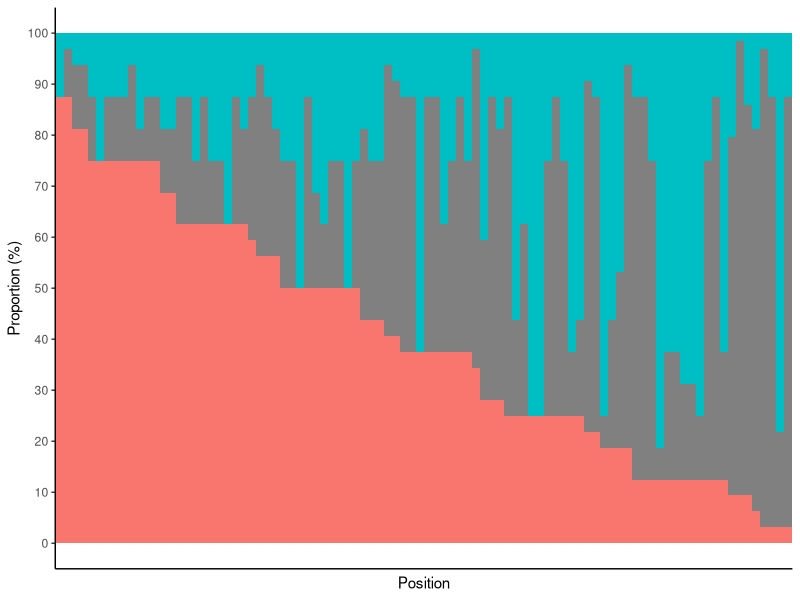
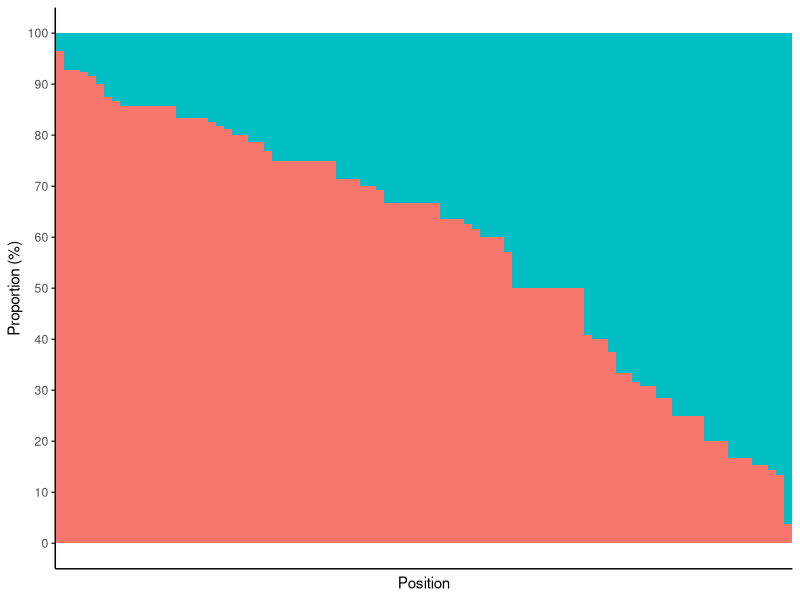
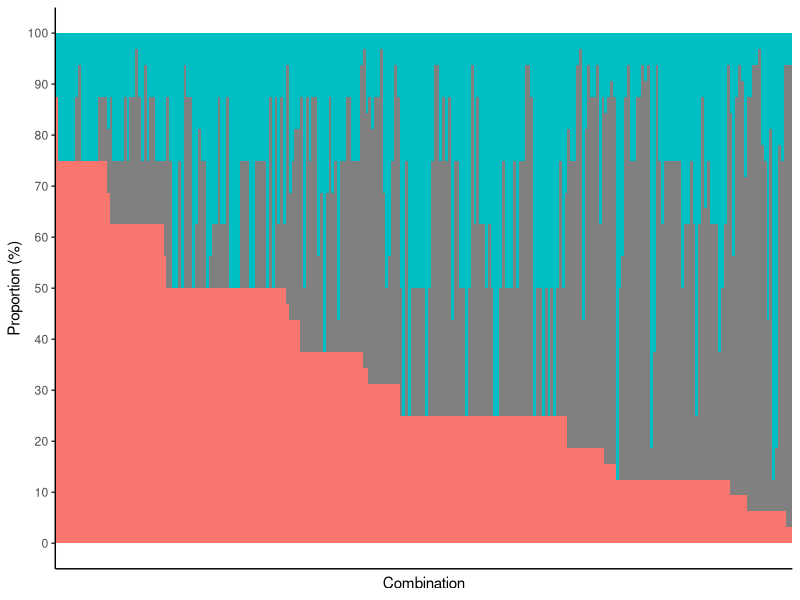
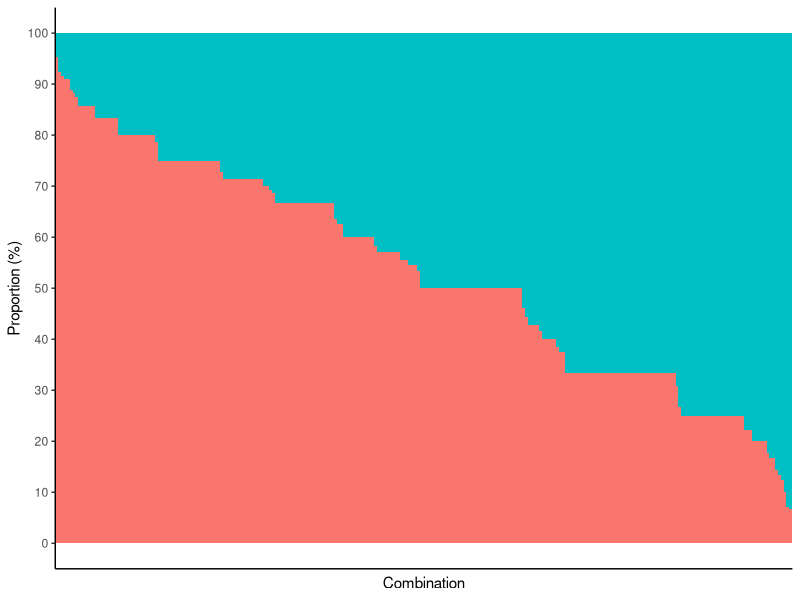
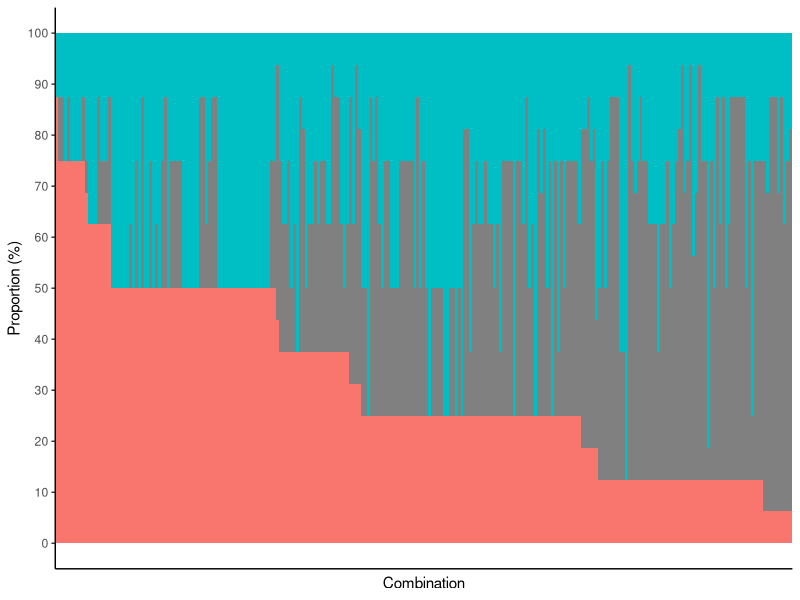
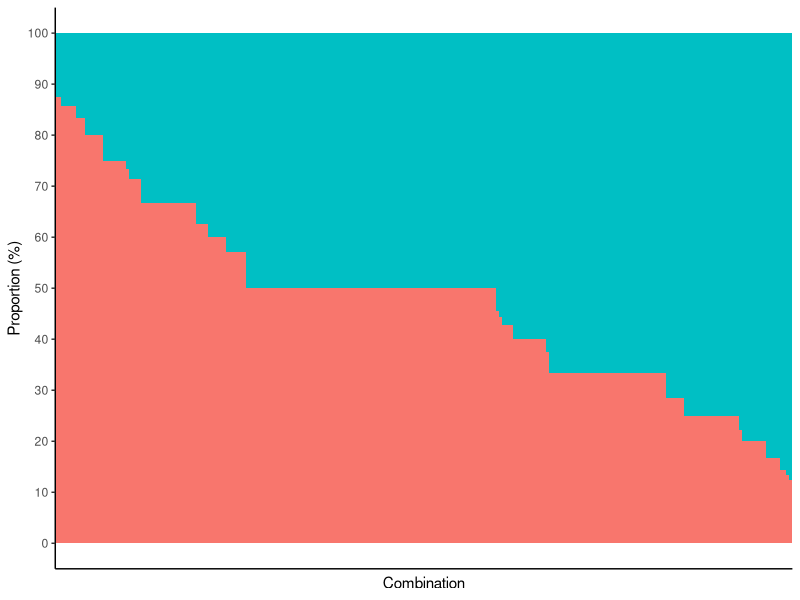
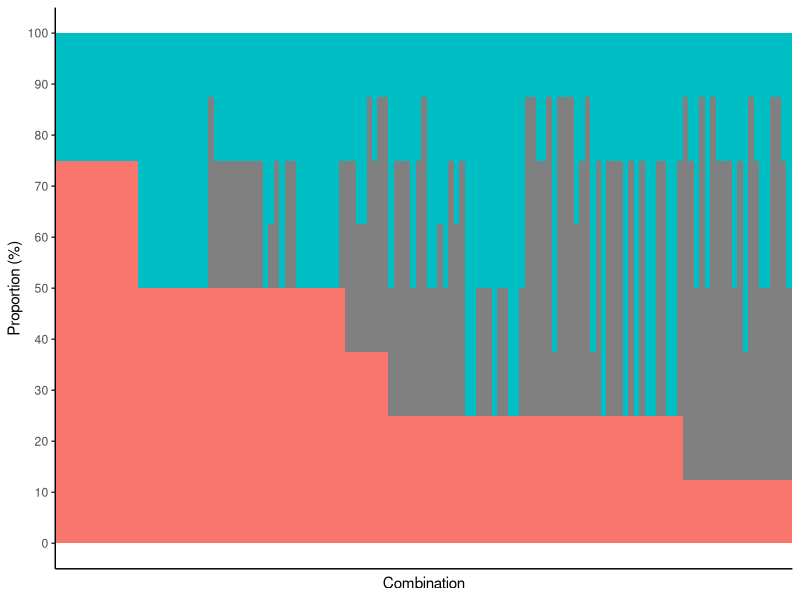
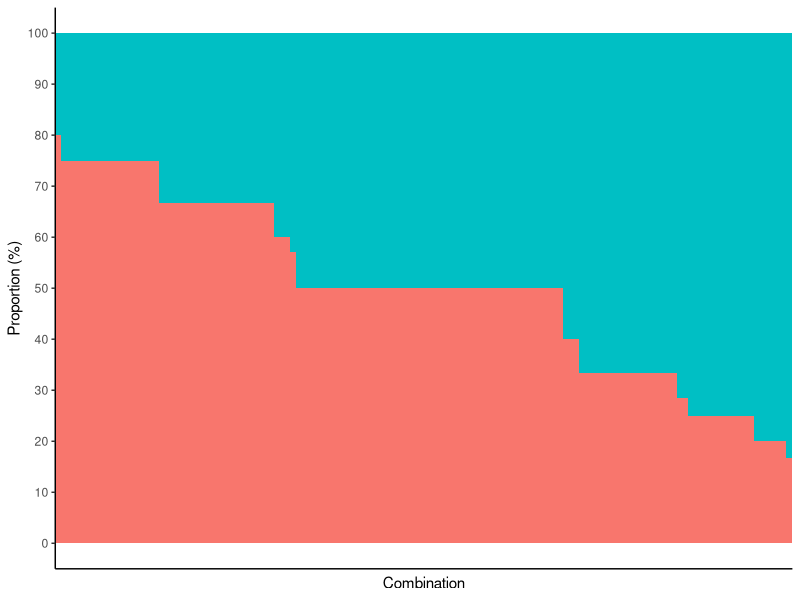

Generate these figures, in order, with R:
## ---- chunk 1
knitr::opts_chunk$set(echo = FALSE)
library(tidyverse)
## ✔ dplyr     1.1.3     ✔ readr     2.1.4
## ✔ forcats   1.0.0     ✔ stringr   1.5.0
## ✔ ggplot2   3.4.3     ✔ tibble    3.2.1
## ✔ lubridate 1.9.2     ✔ tidyr     1.3.0
## ✔ purrr     1.0.2 
library(readxl) # 1.4.3
## ---- chunk 2

supp2 = read_xlsx("Supplementary File 2.xlsx")

supp2_spread = supp2 %>%
  mutate(category=cut(SME, breaks=c(-Inf, log10(1/1.5), log10(1.5), Inf), labels=c("neg","neutral","pos"))) %>%
  group_by(`Unique ID`, category) %>%
  count(category) %>%
  pivot_wider(names_from = category, values_from = n)

type = c()
for(i in 1:dim(supp2_spread)[1]){
  if(!is.na(supp2_spread[i,]$neg) & !is.na(supp2_spread[i,]$pos)){
    type = c(type, "negpos")
  }
  if(!is.na(supp2_spread[i,]$neg) & !is.na(supp2_spread[i,]$neutral) & is.na(supp2_spread[i,]$pos)){
    type = c(type, "negneut")
  }
  if(is.na(supp2_spread[i,]$neg) & !is.na(supp2_spread[i,]$neutral) & !is.na(supp2_spread[i,]$pos)){
    type = c(type, "posneut")
  }
  if(is.na(supp2_spread[i,]$neg) & !is.na(supp2_spread[i,]$neutral) & is.na(supp2_spread[i,]$pos)){
    type = c(type, "neut")
  }
  if(!is.na(supp2_spread[i,]$neg) & is.na(supp2_spread[i,]$neutral) & is.na(supp2_spread[i,]$pos)){
    type = c(type, "neg")
  }
  if(is.na(supp2_spread[i,]$neg) & is.na(supp2_spread[i,]$neutral) & !is.na(supp2_spread[i,]$pos)){
    type = c(type, "pos")
  }
}

supp2_spread$type = type

supp2_spread

## ---- chunk 3
my_order = unique(supp2_spread %>%
  mutate(total = sum(neg, neutral, pos, na.rm=TRUE),
         neg = 100*neg/total,
         neutral = 100*neutral/total,
         pos = 100*pos/total) %>%
  arrange(desc(pos)) %>%
  pull(`Unique ID`))

supp2_spread[is.na(supp2_spread)] = 0

supp2_plot_order_1 = supp2_spread %>%
  mutate(total = sum(neg, neutral, pos, na.rm=TRUE),
         Negative = 100*neg/total,
         Neutral = 100*neutral/total,
         Positive = 100*pos/total) %>%
  mutate(Position = factor(`Unique ID`, levels = my_order)) %>%
  pivot_longer(cols = c("Negative", "Neutral", "Positive"), names_to = "Category", values_to = "Proportion (%)") %>%
  filter(type == "negpos") %>%
  ggplot(aes(x = Position, y = `Proportion (%)`, fill = Category)) +
  geom_bar(position="stack", stat="identity", width=1) +
  scale_y_continuous(limits = c(0, 100), breaks = c(100/10*(0:10))) +
  scale_fill_manual(values = c("#00bfc4", "#808080", "#f8766d")) +
  theme_classic() +
  theme(panel.border = element_blank(), panel.grid.major = element_blank(), 
        panel.grid.minor = element_blank(),
        axis.line = element_line(colour = "black"), axis.text.x = element_blank(), 
        axis.ticks.x = element_blank(),
        legend.position = "none")

supp2_plot_order_1

#ggsave("fig_new_supp1A.svg", plot = supp2_plot_order_1, width = 180/2, height = 247/4, dpi = 300, units = "mm")
## ---- chunk 4
my_order = unique(supp2_spread %>%
  mutate(total = sum(neg, pos, na.rm=TRUE),
         neg = 100*neg/total,
         pos = 100*pos/total) %>%
  arrange(neg) %>%
  pull(`Unique ID`))

supp2_plot_order_1_noneut = supp2_spread %>%
  mutate(total = sum(neg, pos, na.rm=TRUE),
         Negative = 100*neg/total,
         Positive = 100*pos/total) %>%
  mutate(Position = factor(`Unique ID`, levels = my_order)) %>%
  dplyr::select(-neutral) %>%
  pivot_longer(cols = c("Negative", "Positive"), names_to = "Category", values_to = "Proportion (%)") %>%
  filter(type == "negpos") %>%
  ggplot(aes(x = Position, y = `Proportion (%)`, fill = Category)) +
  geom_bar(position="stack", stat="identity", width=1) +
  scale_y_continuous(limits = c(0, 100), breaks = c(100/10*(0:10))) +
  scale_fill_manual(values = c("#00bfc4", "#f8766d")) +
  theme_classic() +
  theme(panel.border = element_blank(), panel.grid.major = element_blank(), 
        panel.grid.minor = element_blank(),
        axis.line = element_line(colour = "black"), axis.text.x = element_blank(), 
        axis.ticks.x = element_blank(),
        legend.position = "none")

supp2_plot_order_1_noneut

#ggsave("fig_new_supp1B.svg", plot = supp2_plot_order_1_noneut, width = 180/2, height = 247/4, dpi = 300, units = "mm")
## ---- chunk 5

supp3 = read_xlsx("Supplementary File 3.xlsx")

supp3_spread = supp3 %>%
  mutate(category=cut(Epistasis, breaks=c(-Inf, log10(1/1.5), log10(1.5), Inf), labels=c("neg","neutral","pos"))) %>%
  group_by(`Unique ID`, Order, category) %>%
  count(category) %>%
  pivot_wider(names_from = category, values_from = n)

type = c()
for(i in 1:dim(supp3_spread)[1]){
  if(!is.na(supp3_spread[i,]$neg) & !is.na(supp3_spread[i,]$pos)){
    type = c(type, "negpos")
  }
  if(!is.na(supp3_spread[i,]$neg) & !is.na(supp3_spread[i,]$neutral) & is.na(supp3_spread[i,]$pos)){
    type = c(type, "negneut")
  }
  if(is.na(supp3_spread[i,]$neg) & !is.na(supp3_spread[i,]$neutral) & !is.na(supp3_spread[i,]$pos)){
    type = c(type, "posneut")
  }
  if(is.na(supp3_spread[i,]$neg) & !is.na(supp3_spread[i,]$neutral) & is.na(supp3_spread[i,]$pos)){
    type = c(type, "neut")
  }
  if(!is.na(supp3_spread[i,]$neg) & is.na(supp3_spread[i,]$neutral) & is.na(supp3_spread[i,]$pos)){
    type = c(type, "neg")
  }
  if(is.na(supp3_spread[i,]$neg) & is.na(supp3_spread[i,]$neutral) & !is.na(supp3_spread[i,]$pos)){
    type = c(type, "pos")
  }
}

supp3_spread$type = type

## ---- chunk 6
my_order = unique(supp3_spread %>%
  filter(Order == 2) %>%
  mutate(total = sum(neg, neutral, pos, na.rm=TRUE),
         neg = 100*neg/total,
         neutral = 100*neutral/total,
         pos = 100*pos/total) %>%
  arrange(desc(pos)) %>%
  pull(`Unique ID`))

supp3_spread[is.na(supp3_spread)] = 0

supp2_plot_order_2 = supp3_spread %>%
  filter(Order == 2) %>%
  mutate(total = sum(neg, neutral, pos, na.rm=TRUE),
         Negative = 100*neg/total,
         Neutral = 100*neutral/total,
         Positive = 100*pos/total) %>%
  mutate(Combination = factor(`Unique ID`, levels = my_order)) %>%
  pivot_longer(cols = c("Negative", "Neutral", "Positive"), names_to = "Category", values_to = "Proportion (%)") %>%
  filter(type == "negpos") %>%
  ggplot(aes(x = Combination, y = `Proportion (%)`, fill = Category)) +
  geom_bar(position="stack", stat="identity", width=1) +
  scale_y_continuous(limits = c(0, 100), breaks = c(100/10*(0:10))) +
  scale_fill_manual(values = c("#00bfc4", "#808080", "#f8766d")) +
  theme_classic() +
  theme(panel.border = element_blank(), panel.grid.major = element_blank(), 
        panel.grid.minor = element_blank(),
        axis.line = element_line(colour = "black"), axis.text.x = element_blank(), 
        axis.ticks.x = element_blank(),
        legend.position = "none")

supp2_plot_order_2

#ggsave("fig_new_supp2A.svg", plot = supp2_plot_order_2, width = 180/2, height = 247/4, dpi = 300, units = "mm")
## ---- chunk 7
my_order = unique(supp3_spread %>%
  filter(Order == 2) %>%
  mutate(total = sum(neg, pos, na.rm=TRUE),
         neg = 100*neg/total,
         pos = 100*pos/total) %>%
  arrange(neg) %>%
  pull(`Unique ID`))

supp2_plot_order_2_noneut = supp3_spread %>%
  filter(Order == 2) %>%
  mutate(total = sum(neg, pos, na.rm=TRUE),
         Negative = 100*neg/total,
         Positive = 100*pos/total) %>%
  mutate(Combination = factor(`Unique ID`, levels = my_order)) %>%
  dplyr::select(-neutral) %>%
  pivot_longer(cols = c("Negative", "Positive"), names_to = "Category", values_to = "Proportion (%)") %>%
  filter(type == "negpos") %>%
  ggplot(aes(x = Combination, y = `Proportion (%)`, fill = Category)) +
  geom_bar(position="stack", stat="identity", width=1) +
  scale_y_continuous(limits = c(0, 100), breaks = c(100/10*(0:10))) +
  scale_fill_manual(values = c("#00bfc4", "#f8766d")) +
  theme_classic() +
  theme(panel.border = element_blank(), panel.grid.major = element_blank(), 
        panel.grid.minor = element_blank(),
        axis.line = element_line(colour = "black"), axis.text.x = element_blank(), 
        axis.ticks.x = element_blank(),
        legend.position = "none")

supp2_plot_order_2_noneut

#ggsave("fig_new_supp2B.svg", plot = supp2_plot_order_2_noneut, width = 180/2, height = 247/4, dpi = 300, units = "mm")

## ---- chunk 8
my_order = unique(supp3_spread %>%
  filter(Order == 3) %>%
  mutate(total = sum(neg, neutral, pos, na.rm=TRUE),
         neg = 100*neg/total,
         neutral = 100*neutral/total,
         pos = 100*pos/total) %>%
  arrange(desc(pos)) %>%
  pull(`Unique ID`))

supp2_plot_order_3 = supp3_spread %>%
  filter(Order == 3) %>%
  mutate(total = sum(neg, neutral, pos, na.rm=TRUE),
         Negative = 100*neg/total,
         Neutral = 100*neutral/total,
         Positive = 100*pos/total) %>%
  mutate(Combination = factor(`Unique ID`, levels = my_order)) %>%
  pivot_longer(cols = c("Negative", "Neutral", "Positive"), names_to = "Category", values_to = "Proportion (%)") %>%
  filter(type == "negpos") %>%
  ggplot(aes(x = Combination, y = `Proportion (%)`, fill = Category)) +
  geom_bar(position="stack", stat="identity", width=1) +
  scale_y_continuous(limits = c(0, 100), breaks = c(100/10*(0:10))) +
  scale_fill_manual(values = c("#00bfc4", "#808080", "#f8766d")) +
  theme_classic() +
  theme(panel.border = element_blank(), panel.grid.major = element_blank(), 
        panel.grid.minor = element_blank(),
        axis.line = element_line(colour = "black"), axis.text.x = element_blank(), 
        axis.ticks.x = element_blank(),
        legend.position = "none")

supp2_plot_order_3

#ggsave("fig_new_supp2C.svg", plot = supp2_plot_order_3, width = 180/2, height = 247/4, dpi = 300, units = "mm")
## ---- chunk 9
my_order = unique(supp3_spread %>%
  filter(Order == 3) %>%
  mutate(total = sum(neg, pos, na.rm=TRUE),
         neg = 100*neg/total,
         pos = 100*pos/total) %>%
  arrange(neg) %>%
  pull(`Unique ID`))

supp2_plot_order_3_noneut = supp3_spread %>%
  filter(Order == 3) %>%
  mutate(total = sum(neg, pos, na.rm=TRUE),
         Negative = 100*neg/total,
         Positive = 100*pos/total) %>%
  mutate(Combination = factor(`Unique ID`, levels = my_order)) %>%
  dplyr::select(-neutral) %>%
  pivot_longer(cols = c("Negative", "Positive"), names_to = "Category", values_to = "Proportion (%)") %>%
  filter(type == "negpos") %>%
  ggplot(aes(x = Combination, y = `Proportion (%)`, fill = Category)) +
  geom_bar(position="stack", stat="identity", width=1) +
  scale_y_continuous(limits = c(0, 100), breaks = c(100/10*(0:10))) +
  scale_fill_manual(values = c("#00bfc4", "#f8766d")) +
  theme_classic() +
  theme(panel.border = element_blank(), panel.grid.major = element_blank(), 
        panel.grid.minor = element_blank(),
        axis.line = element_line(colour = "black"), axis.text.x = element_blank(), 
        axis.ticks.x = element_blank(),
        legend.position = "none")

supp2_plot_order_3_noneut

#ggsave("fig_new_supp2D.svg", plot = supp2_plot_order_3_noneut, width = 180/2, height = 247/4, dpi = 300, units = "mm")

## ---- chunk 10
my_order = unique(supp3_spread %>%
  filter(Order == 4) %>%
  mutate(total = sum(neg, neutral, pos, na.rm=TRUE),
         neg = 100*neg/total,
         neutral = 100*neutral/total,
         pos = 100*pos/total) %>%
  arrange(desc(pos)) %>%
  pull(`Unique ID`))


supp2_plot_order_4 = supp3_spread %>%
  filter(Order == 4) %>%
  mutate(total = sum(neg, neutral, pos, na.rm=TRUE),
         Negative = 100*neg/total,
         Neutral = 100*neutral/total,
         Positive = 100*pos/total) %>%
  mutate(Combination = factor(`Unique ID`, levels = my_order)) %>%
  pivot_longer(cols = c("Negative", "Neutral", "Positive"), names_to = "Category", values_to = "Proportion (%)") %>%
  filter(type == "negpos") %>%
  ggplot(aes(x = Combination, y = `Proportion (%)`, fill = Category)) +
  geom_bar(position="stack", stat="identity", width=1) +
  scale_y_continuous(limits = c(0, 100), breaks = c(100/10*(0:10))) +
  scale_fill_manual(values = c("#00bfc4", "#808080", "#f8766d")) +
  theme_classic() +
  theme(panel.border = element_blank(), panel.grid.major = element_blank(), 
        panel.grid.minor = element_blank(),
        axis.line = element_line(colour = "black"), axis.text.x = element_blank(), 
        axis.ticks.x = element_blank(),
        legend.position = "none")

supp2_plot_order_4

#ggsave("fig_new_supp2E.svg", plot = supp2_plot_order_4, width = 180/2, height = 247/4, dpi = 300, units = "mm")

## ---- chunk 11
my_order = unique(supp3_spread %>%
  filter(Order == 4) %>%
  mutate(total = sum(neg, pos, na.rm=TRUE),
         neg = 100*neg/total,
         pos = 100*pos/total) %>%
  arrange(neg) %>%
  pull(`Unique ID`))

supp2_plot_order_4_noneut = supp3_spread %>%
  filter(Order == 4) %>%
  mutate(total = sum(neg, pos, na.rm=TRUE),
         Negative = 100*neg/total,
         Positive = 100*pos/total) %>%
  mutate(Combination = factor(`Unique ID`, levels = my_order)) %>%
  dplyr::select(-neutral) %>%
  pivot_longer(cols = c("Negative", "Positive"), names_to = "Category", values_to = "Proportion (%)") %>%
  filter(type == "negpos") %>%
  ggplot(aes(x = Combination, y = `Proportion (%)`, fill = Category)) +
  geom_bar(position="stack", stat="identity", width=1) +
  scale_y_continuous(limits = c(0, 100), breaks = c(100/10*(0:10))) +
  scale_fill_manual(values = c("#00bfc4", "#f8766d")) +
  theme_classic() +
  theme(panel.border = element_blank(), panel.grid.major = element_blank(), 
        panel.grid.minor = element_blank(),
        axis.line = element_line(colour = "black"), axis.text.x = element_blank(), 
        axis.ticks.x = element_blank(),
        legend.position = "none")

supp2_plot_order_4_noneut

#ggsave("fig_new_supp2F.svg", plot = supp2_plot_order_4_noneut, width = 180/2, height = 247/4, dpi = 300, units = "mm")
